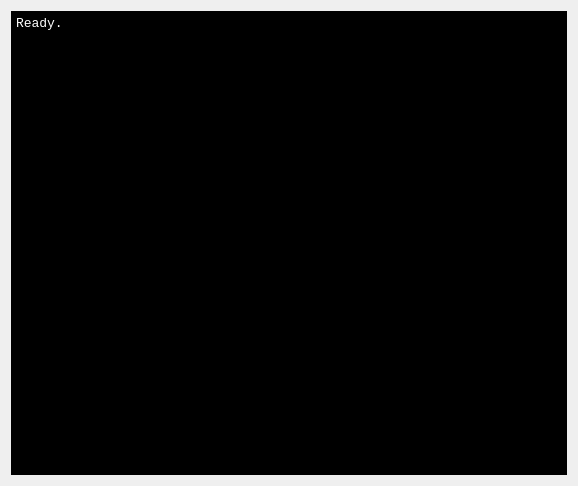
<?xml version="1.0" encoding="UTF-8"?>
<ui version="4.0">
 <class>RawSerialTab</class>
 <widget class="QWidget" name="RawSerialTab">
  <property name="geometry">
   <rect>
    <x>0</x>
    <y>0</y>
    <width>578</width>
    <height>486</height>
   </rect>
  </property>
  <property name="font">
   <font>
    <pointsize>15</pointsize>
   </font>
  </property>
  <layout class="QHBoxLayout" name="horizontalLayout">
   <item>
    <layout class="QHBoxLayout" name="horizontalLayout_2">
     <property name="sizeConstraint">
      <enum>QLayout::SetDefaultConstraint</enum>
     </property>
     <item>
      <widget class="QTextEdit" name="rawDataEdit">
       <property name="font">
        <font>
         <family>Monospace</family>
         <pointsize>10</pointsize>
        </font>
       </property>
       <property name="styleSheet">
        <string notr="true">background-color:black;
color:white;</string>
       </property>
       <property name="readOnly">
        <bool>true</bool>
       </property>
       <property name="html">
        <string>&lt;!DOCTYPE HTML PUBLIC &quot;-//W3C//DTD HTML 4.0//EN&quot; &quot;http://www.w3.org/TR/REC-html40/strict.dtd&quot;&gt;
&lt;html&gt;&lt;head&gt;&lt;meta name=&quot;qrichtext&quot; content=&quot;1&quot; /&gt;&lt;style type=&quot;text/css&quot;&gt;
p, li { white-space: pre-wrap; }
&lt;/style&gt;&lt;/head&gt;&lt;body style=&quot; font-family:'Monospace'; font-size:10pt; font-weight:400; font-style:normal;&quot;&gt;
&lt;p style=&quot; margin-top:0px; margin-bottom:0px; margin-left:0px; margin-right:0px; -qt-block-indent:0; text-indent:0px;&quot;&gt;Ready.&lt;/p&gt;&lt;/body&gt;&lt;/html&gt;</string>
       </property>
      </widget>
     </item>
    </layout>
   </item>
  </layout>
 </widget>
 <resources/>
 <connections/>
</ui>
